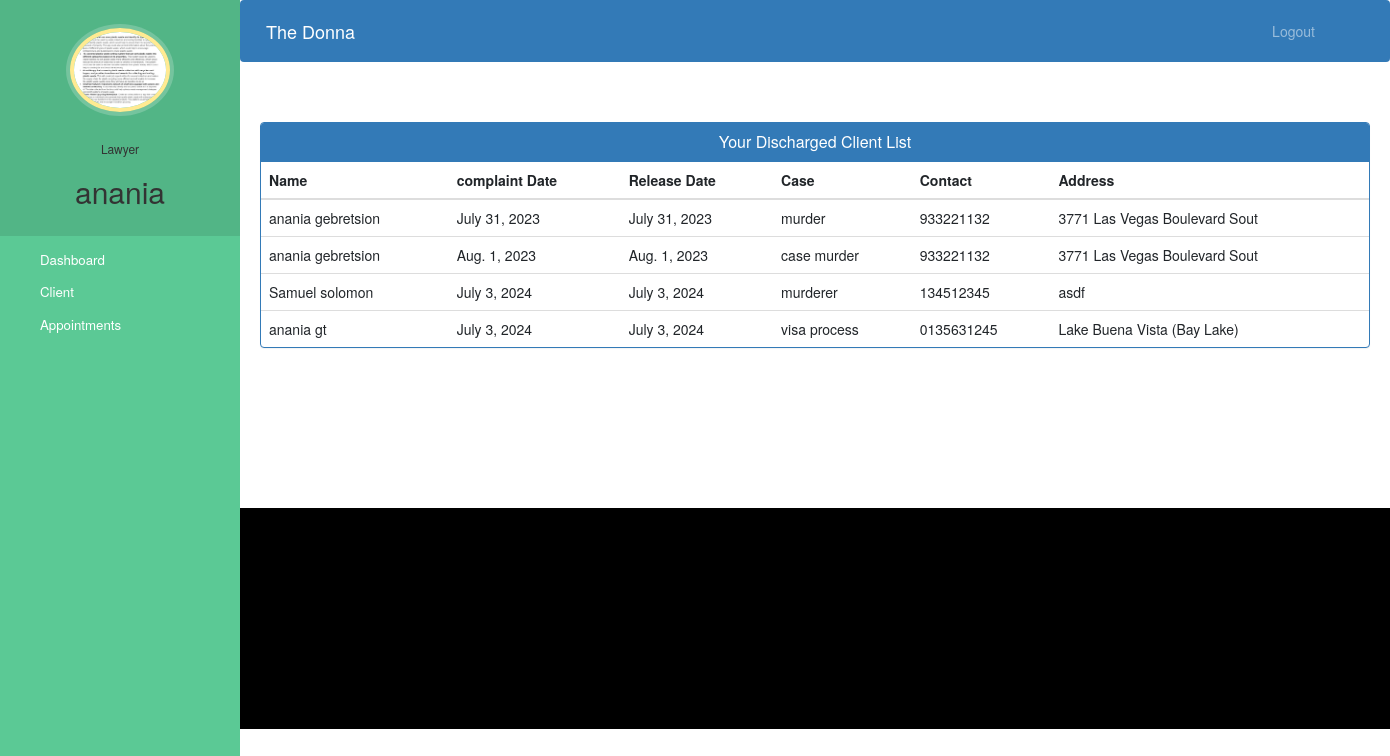
/lawyer-view-discharge-client (signed in), run on the app's committed database.
### lawfirm/models.py (models this page shows, shortened)
class Lawyer(models.Model):
    user=models.OneToOneField(User,on_delete=models.CASCADE)
    profile_pic= models.ImageField(upload_to='profile_pic/LawyerProfilePic/',null=True,blank=True)
    address = models.CharField(max_length=40)
    mobile = models.CharField(max_length=20,null=True)
    department= models.CharField(max_length=50,choices=departments,default='Criminal Defense Lawyer')
    status=models.BooleanField(default=False)

class ClientDischargeDetails(models.Model):
    clientId=models.PositiveIntegerField(null=True)
    clientName=models.CharField(max_length=40)
    assignedlawyerName=models.CharField(max_length=40)
    address = models.CharField(max_length=40)
    mobile = models.CharField(max_length=20,null=True)
    case_complaints = models.CharField(max_length=100,null=True)
    complaintDate=models.DateField(null=False)
    releaseDate=models.DateField(null=False)
    daySpent=models.PositiveIntegerField(null=False)
    hoursCharge=models.PositiveIntegerField(null=False)
    resourceCost=models.PositiveIntegerField(null=False)
    lawyerFee=models.PositiveIntegerField(null=False)
    OtherCharge=models.PositiveIntegerField(null=False)
    total=models.PositiveIntegerField(null=False)

### lawfirm/views.py (the view)
# urls.py: path('lawyer-view-discharge-client',views.lawyer_view_discharge_client_view,name='lawyer-view-discharge-client'),
@login_required(login_url='lawyerlogin')
@user_passes_test(is_lawyer)
def lawyer_view_discharge_client_view(request):
    dischargedclients=models.ClientDischargeDetails.objects.all().distinct().filter(assignedlawyerName=request.user.first_name)
    lawyer=models.Lawyer.objects.get(user_id=request.user.id) #for profile picture of lawyer in sidebar
    return render(request,'lawfirm/lawyer_view_discharge_client.html',{'dischargedclients':dischargedclients,'lawyer':lawyer})

### lawfirm/views.py (called while the page is built)
def is_lawyer(user):
    return user.groups.filter(name='LAWYER').exists()

### templates/lawfirm/lawyer_view_discharge_client.html (shortened to what this page needs)
{% extends 'lawfirm/lawyer_base.html' %}
{% block content %}
{%load static%}
<head>
  <link href="//netdna.bootstrapcdn.com/bootstrap/3.0.0/css/bootstrap.min.css" rel="stylesheet" id="bootstrap-css">
</head>
<div class="container">
  <div class="panel panel-primary">
    <div class="panel-heading">
      <h6 class="panel-title">Your Discharged Client List</h6>
    </div>
    <table class="table table-hover" id="dev-table">
      <thead>
        <tr>
          <th>Name</th>
          <th>complaint Date</th>
          <th>Release Date</th>
          <th>Case</th>
          <th>Contact</th>
          <th>Address</th>
        </tr>
      </thead>
      {% for p in dischargedclients %}
      <tr>
        <td> {{p.clientName}}</td>
        <td>{{p.complaintDate}}</td>
        <td>{{p.releaseDate}}</td>
        <td>{{p.case_complaints}}</td>
        <td>{{p.mobile}}</td>
        <td>{{p.address}}</td>
      </tr>
      {% endfor %}
    </table>
  </div>
</div>
{% endblock content %}

### templates/lawfirm/lawyer_base.html (shortened to what this page needs)
<!DOCTYPE html>
{% load static %}
<html lang="en">
<head>
  <link rel="stylesheet" href="https://stackpath.bootstrapcdn.com/bootstrap/4.3.1/css/bootstrap.min.css">
  <link rel="stylesheet" href="https://maxcdn.bootstrapcdn.com/font-awesome/4.7.0/css/font-awesome.min.css">
</head>
<body>
  <nav class="menu" tabindex="0">
    <header class="avatar">
      <img src="{% static lawyer.profile_pic.url %}" alt="Profile Pic" />
      <br><br>
      <h6>Lawyer</h6>
      <h2>{{request.user.first_name}}</h2>
    </header>
    <ul>
      <li tabindex="0" class="icon-dashboard"> <a style="color:white; text-decoration:none;" href="/lawyer-dashboard"><span>Dashboard</span></a> </li>
      <li tabindex="0" class="icon-users"> <a style="color:white; text-decoration:none;" href="/lawyer-client"><span>Client</span></a></li>
      <li tabindex="0" class="icon-calendar"> <a style="color:white; text-decoration:none;" href="/lawyer-appointment"><span>Appointments</span></a></li>
    </ul>
  </nav>
  <main>
    <div class="bs-example">
      <nav class="navbar navbar-expand-md  navbar-dark fixed-top" style="background:#337AB7;">
        <a href="/lawyer-dashboard" class="navbar-brand">The Donna</a>
        <div class="collapse navbar-collapse justify-content-between" id="navbarCollapse">
          <div class="navbar-nav" style=" margin-left: 90%;">
            <a href="/logout" class="nav-item nav-link">Logout</a>
          </div>
        </div>
      </nav>
    </div>
    <br><br>
    {% block content %}
    {% endblock content %}
    <br><br><br><br><br><br><br>
    <footer>
      <br>
      <div class="container">
        <div class="row">
          <div class="col-md-12 col-sm-12">
          </div>
        </div>
      </div>
    </footer>
  </main>
</body>
</html>

### templates/lawfirm/lawyer_base.html (style rules this page uses)
a:link { text-decoration: none; }
a { color: white; }
footer { padding: 0px 0px 0px 0px; background-color: black; margin: 0px; }
body { padding-left: 240px; }
main { position: relative; height: 100vh; }
.menu { background: #5bc995; height: 100vh; width: 240px; position: fixed; top: 0px; left: 0; z-index: 5; outline: none; }
.menu .avatar { background: rgba(0, 0, 0, 0.1); padding: 2em 0.5em; text-align: center; }
.menu .avatar img { width: 100px; border-radius: 50%; overflow: hidden; border: 4px solid #ffea92; box-shadow: 0 0 0 4px rgba(255, 255, 255, 0.2); }
.menu .avatar h2 { font-weight: normal; margin-bottom: 0; }
.menu ul { list-style: none; padding: 0.5em 0; margin: 0; }
.menu ul li { padding: 0.5em 1em 0.5em 3em; font-size: 0.95em; font-weight: regular; background-repeat: no-repeat; background-position: left 15px center; background-size: auto 20px; transition: all 0.15s linear; cursor: pointer; }
.menu ul li.icon-dashboard { background-image: url("http://www.entypo.com/images//gauge.svg"); }
.menu ul li.icon-users { background-image: url("http://www.entypo.com/images//users.svg"); }
.menu ul li.icon-calendar { background-image: url("http://www.entypo.com/images//calendar.svg"); }

### templates/lawfirm/lawyer_view_discharge_client.html (style rules this page uses)
a:link { text-decoration: none; }
h6 { text-align: center; }
.row { margin: 100px; }

### data on the page
Lawyer: profile_pic (picture)
ClientDischargeDetails: clientName "anania gebretsion", complaintDate "July 31, 2023", releaseDate "July 31, 2023", case_complaints "murder", mobile "933221132", address "3771 Las Vegas Boulevard Sout"
ClientDischargeDetails: clientName "anania gebretsion", complaintDate "Aug. 1, 2023", releaseDate "Aug. 1, 2023", case_complaints "case murder", mobile "933221132", address "3771 Las Vegas Boulevard Sout"
ClientDischargeDetails: clientName "Samuel solomon", complaintDate "July 3, 2024", releaseDate "July 3, 2024", case_complaints "murderer", mobile "134512345", address "asdf"
ClientDischargeDetails: clientName "anania gt", complaintDate "July 3, 2024", releaseDate "July 3, 2024", case_complaints "visa process", mobile "0135631245", address "Lake Buena Vista (Bay Lake)"

### other printed values
{{ request.user.first_name }} "anania"
